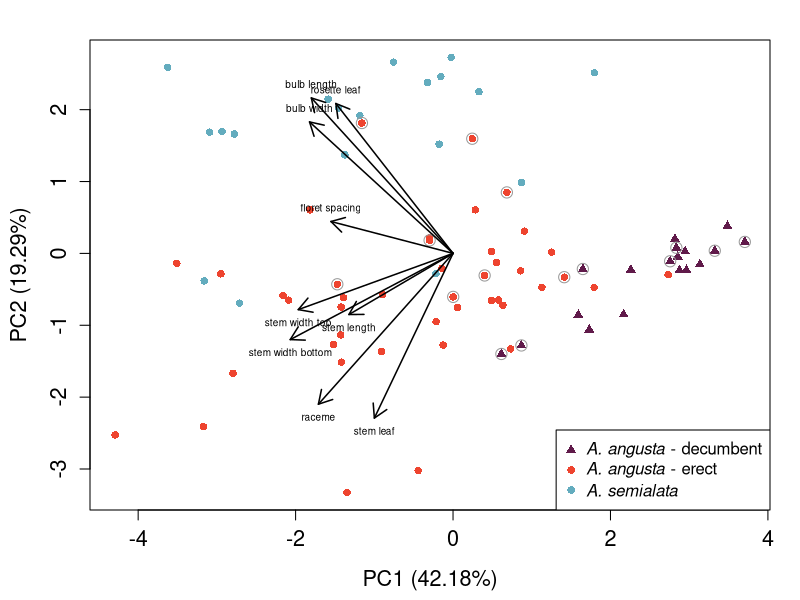

R code for this plot:
setwd("C:/Users/evcur/Google Drive/Grass/angusta/pca/morpho")

# read in data
data<-read.csv('pca_morph_data.csv',header=T)
attach(data)

# perform principal components analysis on morphological measurements
pcares<-prcomp(data[,3:11],center=T,scale=T)

# Proportion of variance explained by each principal component
summary(pcares)


# extract first two principal components
data$PC1 <- pcares$x[,1]
data$PC2 <- pcares$x[,2]


# generate plot

pdf("pca_morph_zambia.pdf", height=6, width=6, useDingbats=F)
par(mar=c(4.5,4.5,2,1.5))

plot(data$PC1, data$PC2, col=as.character(data$col), pch=data$pch, xlab = "PC1 (42.18%)", ylab = "PC2 (19.29%)", cex.axis=1.3, cex.lab=1.3)
legend("bottomright", legend=c(expression(paste(italic("A. angusta"), " - decumbent")), expression(paste(italic("A. angusta"), " - erect")), expression(paste(italic("A. semialata")))), 
       col = c("#601A4A", "#EE442F", "#63ACBE"), pch = c(17,16,16))

# circle individuals which also have sequencing data
points(data[data$sequenced=="Y",]$PC1, data[data$sequenced=="Y",]$PC2, pch = 1, cex = 1.5, col = "grey60")

# add arrows to indicate variable loadings
l.x <- pcares$rotation[,1]*5
l.y <- pcares$rotation[,2]*5
arrows(x0=0, x1=l.x, y0=0, y1=l.y, length=0.15, lwd=1.5)

# Label position
l.pos <- l.y # Create a vector of y axis coordinates
lo <- which(l.y < 0) # Get the variables on the bottom half of the plot
hi <- which(l.y > 0) # Get variables on the top half
# Replace values in the vector
l.pos <- replace(l.pos, lo, "1")
l.pos <- replace(l.pos, hi, "3")
l.labs <- a<-gsub(".", " ", row.names(pcares$rotation), fixed=TRUE)
text(l.x, l.y, labels=l.labs, pos=l.pos, cex = 0.6)


dev.off()


